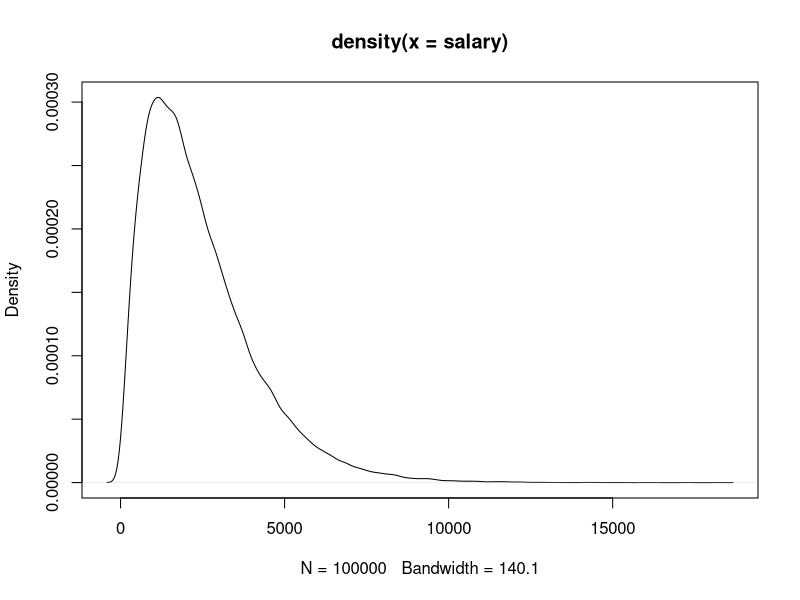

Write R code to recreate this figure. (Note: this script raises an error after producing the figure.)

library(data.table)


# Zadanie 1 -------------------------------------------------------------------------------------------------------

# Stwórz następujące wektory zawierające 10^5 elementów każdy:
# 
# - `toa` z rozkładu jednostajnego o wartościach pomiędzy 100 i 150000;
# - `principal` jako losowa część toa, wyznaczona z rozkładu jednostajnego z przedziału (0.6, 1);
# - `other` jako różnicę wektorów toa i principal;
# - `gender` o wartościach "K" i "M" w losowej kolejności;
# - `salary` o wartościach z rozkładu gamma o parametrach shape=2 i scale=2 przemnożonych przez 600;
# - `success_rate` - wartości z rozkładu normalnego o średniej 0 i odchyleniu standardowym 1/3, następnie zamień wartości <0 na 0.0;
# - `temporary` - wartości z rozkładu Bernoulliego o liczbie prób 1 i prawdopodobieństwie sukcesu 0.5;
# - `sequence` - wektor kolejnych liczb całkowitych od 101 do 100100;
# - `one_element`, `two_elements` - odpowiednio wektor jednoelementowy i dwuelementowy (wyjątek od założenia w zadaniu) o dowolnych wartościach.

n <- 10^5

toa <- runif(n = n, min = 100, max = 150000)
?runif # wyświetlenie pomocy dla funkcji runif
# Inne rozkłady:
?distribution

principal <- toa * runif(n, 0.6, 1.0)
other <- toa - principal

gender <- sample(c("K", "M"), n, replace=TRUE)

# Sprawdzenie klas wektorów:
class(toa) # numeric
class(gender) # character

salary <- rgamma(n, shape=2, scale=2) 
salary <- salary * 600
#wykres gęstości prawdopodobieństwa wektora salary
plot(density(salary))
# podstawowe statystyki opisowe wektora salary
summary(salary)

success_rate <- rnorm(n, mean = 0, sd=1/3)
success_rate[success_rate<0] <- 0.0

temporary <- rbinom(n, size=1, prob=0.5)

sequance <- 101:100100
one_element <- "a"
two_elements <- c(123, 4)



# Zadanie 2 -------------------------------------------------------------------------------------------------------


# Wykorzystując odpowiednie wektory z poprzedniego zadania stwórz tabelę (klasa data.table) o nazwie `cases`. 
# Kolumny nazwij: `TOA`, `Principal`, `Other`, `Gender`, `Salary`, `SuccessRate`, `Temporary`. 
# Wartości w kolumnach `TOA`, `Principal`, `Other`, `Salary` zaokrąglij do 2 miejsc po przecinku, 
#   a wartości w kolumnie `SuccessRate` do 4 miejsc po przecinku.
# Dodaj kolumnę `Id` przypisując do niej `.I`. Usuń kolumnę `Temporary`. Zmień kolejność kolumn w tabeli, 
#   tak aby kolumna `Id` znalazła się na pierwszym miejscu.
# Dodaj kolumnę `IfGood`, która przyjmie wartości 1, gdy `SuccessRate` >0 oraz 0 w przeciwnym wypadku

cases <- data.table(
  TOA=toa, 
  Principal=principal,
  Other=other, 
  Gender=gender, 
  Salary=salary, 
  SuccessRate=success_rate, 
  Temporary=temporary)

cases[,Id:=.I]
cases[,Temporary:=NULL]

setcolorder(cases, neworder = c("Id", "TOA", "Principal", "Other", "Gender", "Salary", "SuccessRate") )

cases[,`:=`(
  TOA=round(TOA, digits = 2), 
  Principal=round(Principal, 2), 
  Other=round(Other), 
  Salary=round(Salary, 2), 
  SuccessRate=round(SuccessRate, 4))]

cases[,IfGood:=ifelse(SuccessRate>0, 1L, 0L)]
# lub
cases[,IfGood:=as.integer(SuccessRate>0)]

summary(cases)


# Zadanie 3 -------------------------------------------------------------------------------------------------------

# Podziel tabelę z zadania 2 na portfele, których nazwy podane są w wektorze: 
# `portfolio_names <- c("PKO1", "PKO2", "mBank1", "Provident3", "Wonga6")`
# W tym celu wykorzystaj np. funkcje `sample()` i/lub `rep()` i/lub... 
#   Wygenerowane nazwy portfeli przypisz do kolumny `Portfolio`.
# Sprawdź wymiary tabeli `cases` (liczba wierszy, liczba kolumn).
# Sprawdź, jakiej klasy jest obiekt cases oraz kolumny z tej tabeli.

portfolio_names <- c("PKO1", "PKO2", "mBank1", "Provident3", "Wonga6")
portfolio_num <- length(portfolio_names)

# kilka wybranych możliwości:
portfolio_1 <- sample(portfolio_names, size = n, replace = TRUE)
table(portfolio_1)
portfolio_2 <- sample(portfolio_names, size = n, replace = TRUE, prob = c(0.3, 0.25, 0.2, 0.15, 0.1))
table(portfolio_2)
portfolio_3 <- rep(portfolio_names, each=n/portfolio_num)
table(portfolio_3)
portfolio_4 <- rep(portfolio_names, length.out=n)
table(portfolio_4)
portfolio_5 <- sample(portfolio_3)
table(portfolio_5)

# Wybieram z powyższych wektor portfolio_2 i dodaje jako kolumnę do tabeli
cases[,Portfolio:=portfolio_2]

cases[,.N]
# liczba wierszy:
nrow(cases)
# liczba kolumn
ncol(cases)
length(cases)
# liczba wierszy i kolumn
dim(cases)

class(cases)

# same klasy kolumn w tabeli cases
sapply(cases, class)
# informacje o strukturze tabeli cases, w tym typach danych w kolumnach
str(cases)


# Zadanie 4 -------------------------------------------------------------------------------------------------------

# Stwórz tabele `cases_subset` wybierając 10000 dowolnych wierszy z tabeli `cases`.
# Zmień `Id` w nowej tabeli na wartości całkowite większe niż 100k.
# Dołącz do tabeli `cases` wiersze wybrane w tabeli `cases_subset`. 
# Połączone tabele przypisz do tabeli o nazwie `all_cases`.
# Stwórz tabele `toa_components` poprzez wybranie kolumn `Id`, `Principal`, `Other` z tabeli `all_cases`.

# kilka możliwych sposobow wyboru części wierszy:
n <- 10^4
# pierwsze n wierszy:
cases_subset <- head(cases, n)
# lub równoważnie
cases_subset <- cases[1:n]
# lub równoważnie
cases_subset <- cases[Id<=n] # bo id od 1 do 100k co 1

# ostatnie wiersze
cases_subset <- tail(cases, n)
# losowanie
cases_subset <- cases[sample(1:.N, n)]


cases_subset[,Id:=Id+100000]

all_cases <- rbindlist(list(cases, cases_subset))

toa_components <- all_cases[,.(Id, Principal, Other)]
# równoważnie:
selected_columns <- c("Id", "Principal", "Other")
toa_components <- all_cases[,.SD, .SDcols=selected_columns]


# Zadanie 5 -------------------------------------------------------------------------------------------------------

# Połącz tabele `events` (kod poniżej) oraz `all_cases` przy użyciu kolumn `Id`. 
# Tabele należy połączyć w taki sposób, aby zachować oryginalną liczbę wierszy z tabeli `all_cases`.
# Zwróć uwagę, że w tabeli `events` jedno id może wystąpić więcej niż raz.
# Tak wygenerowaną tabelę zapiszcie do pliku csv i RData.
# Informacje o JOINowaniu tabel klasy `data.table` możecie znaleźć w poniższym linku:
# https://rstudio-pubs-static.s3.amazonaws.com/52230_5ae0d25125b544caab32f75f0360e775.html

set.seed(123)
events <- data.table(
  Id=sample(all_cases[["Id"]], 50000, replace = TRUE), 
  Event=sample(c(1, NA_integer_), 50000, replace = TRUE, prob = c(0.95, 0.05)))

events_aggr <- events[,.(Event=sum(Event, na.rm=TRUE)), by=Id]

# Poniżej cztery równoważne sposoby JOINowania:

# i. wskazanie kolumn w argumencie 'on' po których mają zostać połączone 
all_cases <- events_aggr[all_cases, on=c("Id"="Id")]

# ii. Nałożenie klucza na tabele za pomocą funkcji setDT. Gdy użyjemy funkcję setDT na obiekt data.frame, 
## przkeształci ona ten obiekt na klasę data.table
setDT(all_cases, key="Id")
setDT(events_aggr, key="Id")
all_cases <- events_aggr[all_cases]

# iii. Nałożenie klucza na tabele za pomocą funkcji setkey
setkey(all_cases, Id)
setkey(events_aggr, Id)
all_cases <- events_aggr[all_cases]

# iv. Za pomocą funkcji merge
all_cases <- merge(x=all_cases, y=events, by.x="Id", by.y="Id", all.x=TRUE, all.y=FALSE)

write.table(x=all_cases, file="./data/cases_lab1.csv", row.names = FALSE, sep=";", dec=",")
# lub funkcja z data.table (możliwość użycia wielu rdzeni procesora) - zalecana przy dużych zbiorach danych
fwrite(x=all_cases, file="./data/cases_lab1.csv", row.names = FALSE, sep=";", dec=",", nThread=2L )
save(all_cases, file="./data/cases_lab1.RData")


